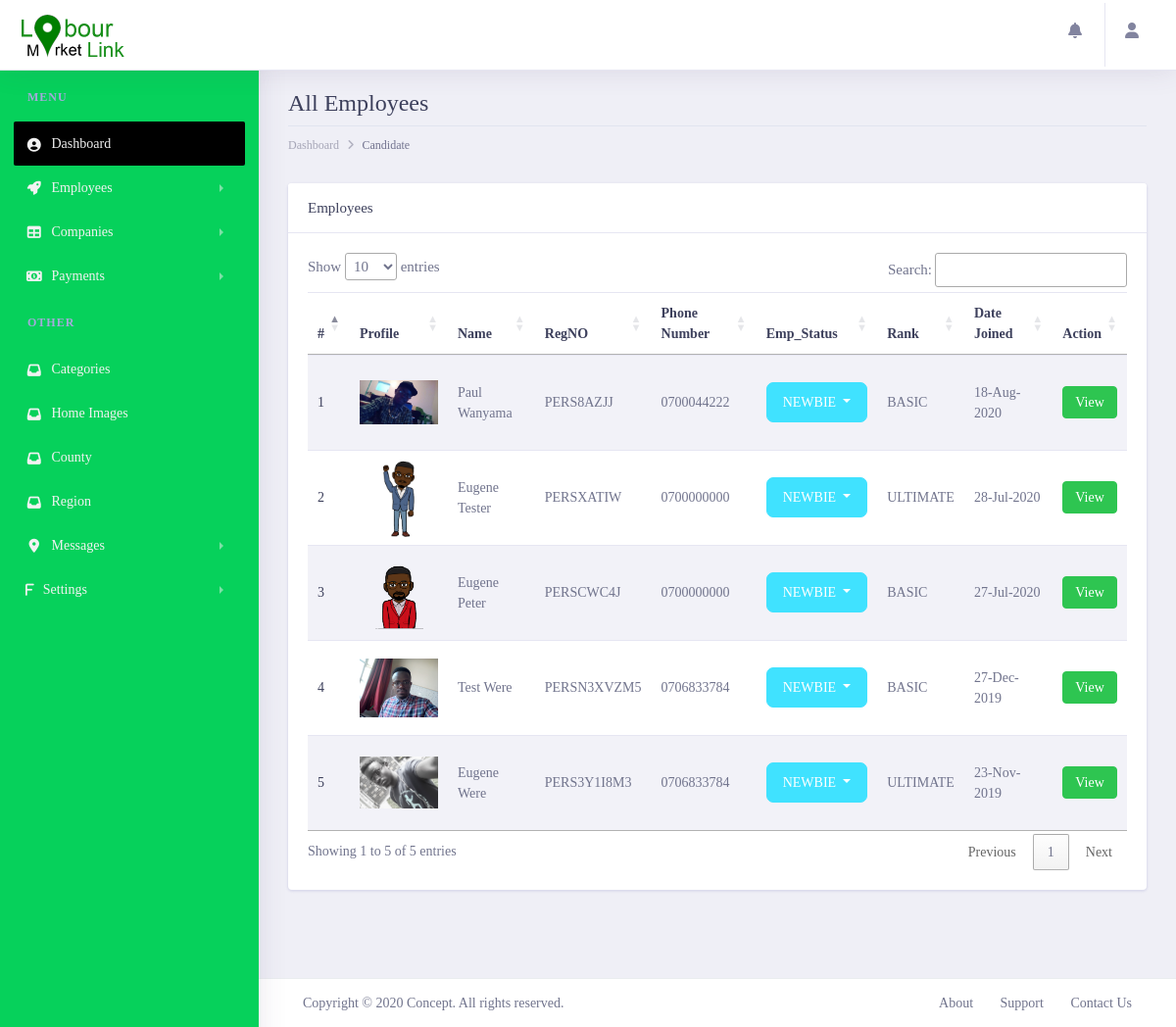
The app's page /lmladmin/allcandidates/ (signed in) with its own data.
### lmlappadmin/models.py (models this page shows, shortened)
class Customer(get_user_model()):
    profile_image = models.ImageField(max_length=200, upload_to='customerImages', null=True, blank=True)
    regpayment = models.ForeignKey(CustomerPayments, on_delete=models.SET_NULL, null=True)
    country = models.CharField(max_length=100, null=False, blank=False)
    county = models.ForeignKey(County, on_delete=models.SET_NULL, null=True)
    region = models.ForeignKey(Region, on_delete=models.SET_NULL, null=True)
    gender = models.CharField(max_length=100, null=False, blank=False)
    category = models.ForeignKey(Category, on_delete=models.SET_NULL, null=True)
    phone_number = models.CharField(max_length=20, null=False, blank=False)
    date_of_birth = models.DateField(default=datetime.datetime.now)
    landmark = models.CharField(max_length=100, null=True, blank=True)
    huduma_no = models.CharField(max_length=100, null=True, blank=True)
    job_type = models.CharField(max_length=200, null=False, blank=False)
    disability = models.TextField(null=True, blank=True)
    marital_status = models.CharField(max_length=100, null=True, blank=True)
    created_at = models.DateTimeField(auto_now_add=True)
    updated_at = models.DateTimeField(auto_now=True)
    biography = models.TextField()
    PERSONNEL_STATUS = {
        ('NEWBIE', 'Newbie'),
        ('DEACTIVATED', 'Deactivated'),
    }
    status = models.CharField(choices=PERSONNEL_STATUS, default='NEWBIE', max_length=200, null=False, blank=False)
    PAYMENT_STATUS = {
        ('PAID', 'Paid'),
        ('UNPAID', 'UnPaid'),
        ('PARTIAL', 'Partial'),
    }
    pay_status = models.CharField(choices=PAYMENT_STATUS, default='UNPAID', max_length=200, null=False, blank=False)
    RANK_STATUS = {
        ('BASIC', 'Basic'),
        ('PREMIUM', 'Premium'),
        ('ULTIMATE', 'Ultimate'),
    }
    rank_status = models.CharField(choices=RANK_STATUS, default='BASIC', max_length=200, null=False, blank=False)
    DISABILITY_STATUS = [
        ('DISABLED', 'Disabled'),
        ('NOT_DISABLED', 'Not_Disabled')
    ]
    disability_status = models.CharField(choices=DISABILITY_STATUS, default='NOT_DISABLED', max_length=200, null=True,
                                         blank=False)
    class Meta:
        verbose_name = 'Customer'
        verbose_name_plural = 'Customers'
    @property
    def customer_reg_no(self):
        regno = CustomerRegNo.objects.filter(customer=self).first()
        if regno:
            return regno.personel_reg_no
        else:
            return 'NO_REGNO_ON_THIS_GUY'

class CustomerRegNo(models.Model):
    customer = models.ForeignKey(Customer, on_delete=models.CASCADE)
    personel_reg_no = models.CharField(max_length=100, null=False, blank=False, unique=True)
    created_at = models.DateTimeField(auto_now_add=True)
    updated_at = models.DateTimeField(auto_now=True)

### lmlappadmin/views.py (the view)
# urls.py: path('allcandidates/',views.employees, name='employees'),
@login_required()
def employees(request):
    employees = Customer.objects.order_by('-created_at')
    context = {
        'title': 'Employees',
        'customers': employees,
    }
    return render(request,'employee/allemployees.html', context)

### lmlapp/templatetags/call_methods.py (called while the page is built)
@register.filter(name='contactushome')
def comments(request):
    contactushome = ContactUsHome.objects.filter(status="UNREAD").order_by("-created_at")
    if contactushome is not None:
        return contactushome
    return False

@register.filter(name='contactushomecount')
def commentscount(request):
    contactushomecount = ContactUsHome.objects.count()
    if contactushomecount > 0:
        return contactushomecount
    return False

### lmlappadmin/templates/employee/allemployees.html (shortened to what this page needs)
{% extends 'admin/layout.html' %}
{% load static %}
{% block content %}
       <div class="dashboard-wrapper ml-0">
            <div class="container-fluid  dashboard-content">
                <div class="row">
                    <div class="col-xl-12 col-lg-12 col-md-12 col-sm-12 col-12">
                        <div class="page-header">
                            <h2 class="pageheader-title"> All Employees</h2>
                            <div class="page-breadcrumb">
                                <nav aria-label="breadcrumb">
                                    <ol class="breadcrumb">
                                        <li class="breadcrumb-item"><a href="{% url 'LMLAdmin:home' %}" class="breadcrumb-link">Dashboard</a></li>
                                        <li class="breadcrumb-item active" aria-current="page">Candidate</li>
                                    </ol>
                                </nav>
                            </div>
                        </div>
                    </div>
                </div>
                <div class="row">
                    <div class="col-xl-12 col-lg-12 col-md-12 col-sm-12 col-12">
                            <div class="card">
                                <h5 class="card-header">Employees</h5>
                                <div class="card-body">
                                    <div class="col-sm-12 p-0" >
                                        <table style="width: 100%;" class="table table-striped" id="myDataTable">
                                        <thead>
                                            <tr>
                                                <th scope="col">#</th>
                                                <th scope="col">Profile</th>
                                                <th scope="col">Name</th>
                                                <th scope="col">RegNO</th>
                                                <th scope="col">Phone Number</th>
                                                <th scope="col">Emp_Status</th>
                                                <th scope="col">Rank</th>
                                                <th scope="col">Date Joined</th>
                                                <th scope="col">Action</th>
                                            </tr>
                                        </thead>
                                        <tbody>
                                            {% for employee in customers %}
                                                <tr>
                                                    <th scope="row">{{forloop.counter}}</th>
                                                    <td>
                                                        <div style="width: 80px; height: 80px; overflow: hidden;" class="rounded">
                                                            <img style="object-fit: contain;" class="w-100 h-100 rounded" src="{{ employee.profile_image.url }}" alt="">
                                                        </div>
                                                    </td>
                                                    <td>{{employee.first_name|title}} {{ employee.last_name|title }}</td>
                                                    <td>{{employee.customer_reg_no}}</td>
                                                    <td>{{employee.phone_number}}</td>
                                                    <td> <div class="dropdown">
                                                          <button class="btn
                                                            {% if  employee.status == 'NEWBIE' %}
                                                             btn-secondary
                                                         {% elif  employee.status == 'REGISTERED_CONFIRMED' %}
                                                            btn-success
                                                         {% elif  employee.status == 'DEACTIVATED' %}
                                                            btn-danger
                                                         {% endif %}
                                                           dropdown-toggle" type="button" id="dropdownMenuButton" data-toggle="dropdown" aria-haspopup="true" aria-expanded="false">
                                                              {{ employee.status }}
                                                          </button>
                                                        </div>
                                                    </td>
                                                    <td>{{employee.rank_status}}</td>
                                                    <td>{{employee.created_at|date:'d-M-Y'}}</td>
                                                    <td>
                                                        <a target="_blank" href="{% url 'LMLAdmin:employeesdetails' employee.id %}" class="btn btn-success btn-sm rounded">View</a>
                                                    </td>
                                                </tr>
                                            {%  endfor  %}
                                        </tbody>
                                    </table>
                                    </div>
                                </div>
                            </div>
                        </div>
                </div>
            </div>
        </div>
{% endblock content %}

### lmlappadmin/templates/admin/layout.html (style rules this page uses)
.btn { border-radius: 7px; }

### records on screen
Customer: profile_image (picture), first_name "Paul", last_name "Wanyama", customer_reg_no "PERS8AZJJ", phone_number "0700044222", status "NEWBIE", rank_status "BASIC", created_at "18-Aug-2020"
Customer: profile_image (picture), first_name "Eugene", last_name "Tester", customer_reg_no "PERSXATIW", phone_number "0700000000", status "NEWBIE", rank_status "ULTIMATE", created_at "28-Jul-2020"
Customer: profile_image (picture), first_name "Eugene", last_name "Peter", customer_reg_no "PERSCWC4J", phone_number "0700000000", status "NEWBIE", rank_status "BASIC", created_at "27-Jul-2020"
Customer: profile_image (picture), first_name "Test", last_name "Were", customer_reg_no "PERSN3XVZM5", phone_number "0706833784", status "NEWBIE", rank_status "BASIC", created_at "27-Dec-2019"
Customer: profile_image (picture), first_name "Eugene", last_name "Were", customer_reg_no "PERS3Y1I8M3", phone_number "0706833784", status "NEWBIE", rank_status "ULTIMATE", created_at "23-Nov-2019"
